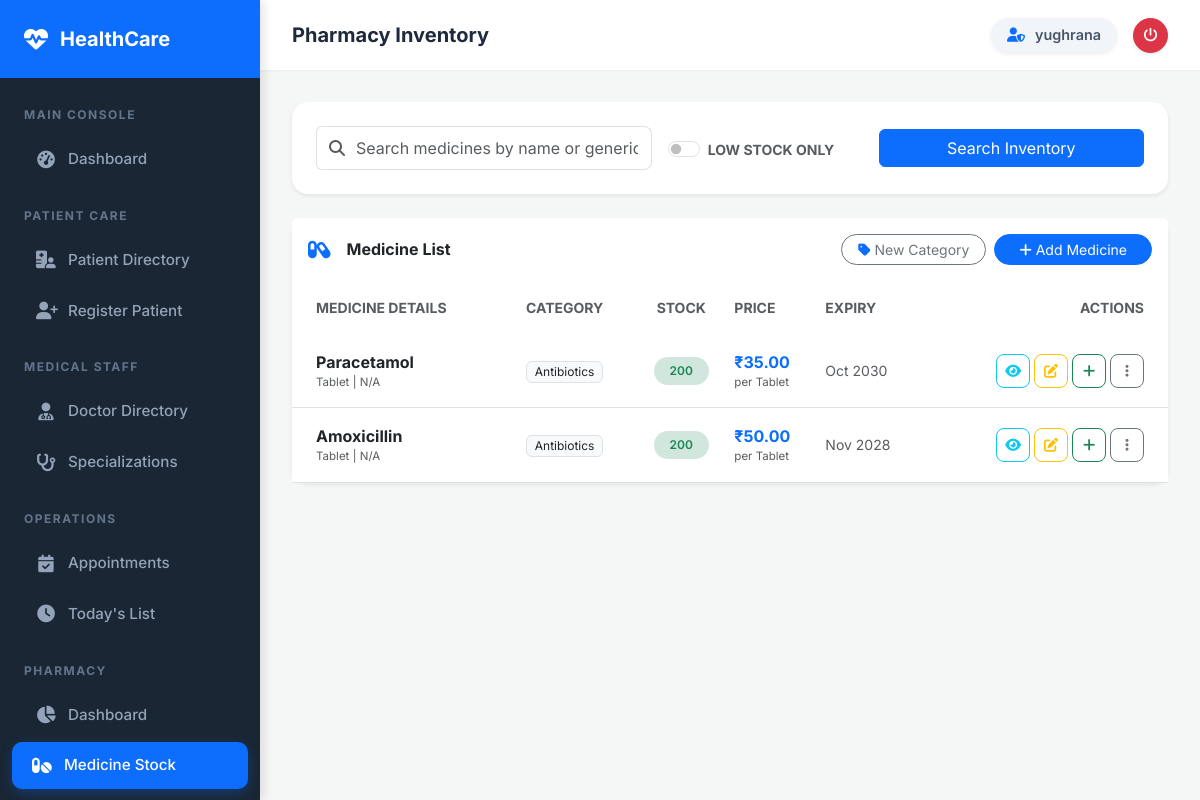
Screenshot of /pharmacy/medicines/ (signed in) with the database file from the repository.
### pharmacy/models.py (models this page shows, shortened)
class Medicine(models.Model):
    name = models.CharField(max_length=200)
    generic_name = models.CharField(max_length=200, blank=True)
    category = models.ForeignKey(MedicineCategory, on_delete=models.SET_NULL, null=True)
    manufacturer = models.CharField(max_length=200, blank=True)
    description = models.TextField(blank=True)
    dosage_form = models.CharField(max_length=100, blank=True, help_text="e.g. Tablet, Syrup, Injection")
    strength = models.CharField(max_length=100, blank=True, help_text="e.g. 500mg, 250mg/5ml")
    unit_price = models.DecimalField(max_digits=10, decimal_places=2, default=0)
    stock_quantity = models.IntegerField(default=0)
    reorder_level = models.IntegerField(default=10)
    expiry_date = models.DateField(null=True, blank=True)
    batch_number = models.CharField(max_length=50, blank=True)
    requires_prescription = models.BooleanField(default=False)
    is_active = models.BooleanField(default=True)
    created_at = models.DateTimeField(auto_now_add=True)
    updated_at = models.DateTimeField(auto_now=True)
    @property
    def is_low_stock(self):
        return self.stock_quantity <= self.reorder_level
    @property
    def is_expired(self):
        if self.expiry_date:
            from datetime import date
            return self.expiry_date < date.today()
        return False

class MedicineCategory(models.Model):
    name = models.CharField(max_length=100, unique=True)
    description = models.TextField(blank=True)
    class Meta:
        verbose_name_plural = "Medicine Categories"

### pharmacy/views.py (the view)
# urls.py: path('medicines/', views.medicine_list, name='medicine_list'),
@login_required
def medicine_list(request):
    query = request.GET.get('q', '')
    low_stock = request.GET.get('low_stock', '')
    medicines = Medicine.objects.select_related('category').filter(is_active=True)
    if query:
        medicines = medicines.filter(
            Q(name__icontains=query) |
            Q(generic_name__icontains=query) |
            Q(category__name__icontains=query)
        )
    if low_stock:
        medicines = [m for m in medicines if m.is_low_stock]
    return render(request, 'pharmacy/medicine_list.html', {
        'medicines': medicines, 'query': query, 'low_stock': low_stock
    })

### templates/pharmacy/medicine_list.html (shortened to what this page needs)
{% extends 'base/base.html' %}
{% block page_title %}Pharmacy Inventory{% endblock %}
{% block content %}
<div class="row mb-4">
    <div class="col-12">
        <div class="card shadow-sm border-0">
            <div class="card-body p-4">
                <form method="get" class="row align-items-center g-3">
                    <div class="col-md-5">
                        <div class="input-group">
                            <span class="input-group-text bg-white border-end-0 text-muted">
                                <i class="fas fa-search"></i>
                            </span>
                            <input type="text" name="q" class="form-control border-start-0 ps-0" placeholder="Search medicines by name or generic..." value="{{ query }}">
                        </div>
                    </div>
                    <div class="col-md-3">
                        <div class="form-check form-switch mt-1">
                            <input class="form-check-input" type="checkbox" name="low_stock" id="lowStock" {% if low_stock %}checked{% endif %} onchange="this.form.submit()">
                            <label class="form-check-label fw-bold text-muted small" for="lowStock">LOW STOCK ONLY</label>
                        </div>
                    </div>
                    <div class="col-md-4 d-flex gap-2">
                        <button class="btn btn-primary px-4 flex-fill" type="submit">Search Inventory</button>
                    </div>
                </form>
            </div>
        </div>
    </div>
</div>
<div class="card shadow-sm border-0">
    <div class="card-header bg-white py-3 border-0 d-flex justify-content-between align-items-center">
        <div class="d-flex align-items-center">
            <i class="fas fa-capsules text-primary fa-lg me-3"></i>
            <h6 class="mb-0 fw-bold">Medicine List</h6>
        </div>
        <div class="d-flex gap-2">
            <a href="{% url 'category_create' %}" class="btn btn-outline-secondary btn-sm rounded-pill px-3">
                <i class="fas fa-tag me-1 text-primary"></i>New Category
            </a>
            <a href="{% url 'medicine_create' %}" class="btn btn-primary btn-sm rounded-pill px-4">
                <i class="fas fa-plus me-1"></i>Add Medicine
            </a>
        </div>
    </div>
    <div class="card-body p-0">
        <div class="table-responsive">
            <table class="table table-hover align-middle mb-0">
                <thead class="bg-light">
                    <tr>
                        <th class="px-4 py-3 small text-uppercase text-muted border-0">Medicine Details</th>
                        <th class="py-3 small text-uppercase text-muted border-0">Category</th>
                        <th class="py-3 small text-uppercase text-muted border-0 text-center">Stock</th>
                        <th class="py-3 small text-uppercase text-muted border-0">Price</th>
                        <th class="py-3 small text-uppercase text-muted border-0">Expiry</th>
                        <th class="px-4 py-3 small text-uppercase text-muted border-0 text-end">Actions</th>
                    </tr>
                </thead>
                <tbody class="border-top-0">
                    {% for med in medicines %}
                    <tr class="{% if med.is_expired %}bg-danger-subtle{% elif med.is_low_stock %}bg-warning-subtle{% endif %}">
                        <td class="px-4 py-3">
                            <div class="fw-bold text-dark">
                                <a href="{% url 'medicine_detail' med.pk %}" class="text-decoration-none text-dark">{{ med.name }}</a>
                            </div>
                            <div class="text-muted extra-small">{{ med.dosage_form }} | {{ med.strength|default:"N/A" }}</div>
                        </td>
                        <td>
                            <span class="badge bg-light text-dark border small fw-normal">{{ med.category.name|default:"General" }}</span>
                        </td>
                        <td class="text-center">
                            {% if med.is_low_stock %}
                                <div class="badge bg-danger rounded-pill px-3 py-2 shadow-sm">
                                    <i class="fas fa-exclamation-triangle me-1"></i>{{ med.stock_quantity }}
                                </div>
                                <div class="extra-small text-danger fw-bold mt-1">LOW STOCK</div>
                            {% else %}
                                <div class="badge bg-success-subtle text-success rounded-pill px-3 py-2">
                                    {{ med.stock_quantity }}
                                </div>
                            {% endif %}
                        </td>
                        <td>
                            <div class="fw-bold text-primary">₹{{ med.unit_price }}</div>
                            <div class="extra-small text-muted">per {{ med.dosage_form|default:"unit" }}</div>
                        </td>
                        <td>
                            {% if med.expiry_date %}
                                <div class="small {% if med.is_expired %}text-danger fw-bold{% else %}text-muted{% endif %}">
                                    {{ med.expiry_date|date:"M Y" }}
                                </div>
                            {% else %}
                                <span class="text-muted opacity-50 small">- No date -</span>
                            {% endif %}
                        </td>
                        <td class="px-4 py-3 text-end">
                            <div class="d-flex justify-content-end gap-1">
                                <a href="{% url 'medicine_detail' med.pk %}" class="btn btn-sm btn-outline-info action-btn" data-bs-toggle="tooltip" title="View Details">
                                    <i class="fas fa-eye"></i>
                                </a>
                                <a href="{% url 'medicine_update' med.pk %}" class="btn btn-sm btn-outline-warning action-btn" data-bs-toggle="tooltip" title="Edit Medicine">
                                    <i class="fas fa-edit"></i>
                                </a>
                                <a href="{% url 'add_stock' med.pk %}" class="btn btn-sm btn-outline-success action-btn" data-bs-toggle="tooltip" title="Restock">
                                    <i class="fas fa-plus"></i>
                                </a>
                                <div class="dropdown">
                                    <button class="btn btn-sm btn-outline-secondary action-btn" type="button" data-bs-toggle="dropdown">
                                        <i class="fas fa-ellipsis-v"></i>
                                    </button>
                                </div>
                            </div>
                        </td>
                    </tr>
                    {% endfor %}
                </tbody>
            </table>
        </div>
    </div>
</div>
{% endblock %}

### templates/base/base.html (shortened to what this page needs)
{% load static %}
<!doctype html>
<html lang="en">
  <head>
    <link href="https://cdn.jsdelivr.net/npm/bootstrap@5.3.0/dist/css/bootstrap.min.css" rel="stylesheet" />
    <link href="https://cdnjs.cloudflare.com/ajax/libs/font-awesome/6.4.0/css/all.min.css" rel="stylesheet" />
    <link rel="stylesheet" href="{% static 'css/custom.css' %}" />
  </head>
  <body>
    {% if user.is_authenticated %}
    <div class="sidebar" id="sidebar">
      <div class="sidebar-brand">
        <i class="fas fa-heartbeat"></i>
        <span>HealthCare</span>
      </div>
      <nav class="mt-2 pb-5">
        <div class="nav-section">Main Console</div>
        <a href="{% url 'dashboard' %}" class="nav-link {% if request.resolver_match.url_name == 'dashboard' %}active{% endif %}">
          <i class="fas fa-tachometer-alt"></i> Dashboard
        </a>
        <div class="nav-section">Patient Care</div>
        <a href="{% url 'patient_list' %}" class="nav-link {% if request.resolver_match.url_name == 'patient_list' %}active{% endif %}">
          <i class="fas fa-hospital-user"></i> Patient Directory
        </a>
        <a href="{% url 'patient_create' %}" class="nav-link {% if request.resolver_match.url_name == 'patient_create' %}active{% endif %}">
          <i class="fas fa-user-plus"></i> Register Patient
        </a>
        <div class="nav-section">Medical Staff</div>
        <a href="{% url 'doctor_list' %}" class="nav-link {% if request.resolver_match.url_name == 'doctor_list' %}active{% endif %}">
          <i class="fas fa-user-md"></i> Doctor Directory
        </a>
        <a href="{% url 'specialization_list' %}" class="nav-link {% if 'specialization' in request.resolver_match.url_name %}active{% endif %}">
          <i class="fas fa-stethoscope"></i> Specializations
        </a>
        <div class="nav-section">Operations</div>
        <a href="{% url 'appointment_list' %}" class="nav-link {% if request.resolver_match.url_name == 'appointment_list' %}active{% endif %}">
          <i class="fas fa-calendar-check"></i> Appointments
        </a>
        <a href="{% url 'today_appointments' %}" class="nav-link {% if request.resolver_match.url_name == 'today_appointments' %}active{% endif %}">
          <i class="fas fa-clock"></i> Today's List
        </a>
        <div class="nav-section">Pharmacy</div>
        <a href="{% url 'pharmacy_dashboard' %}" class="nav-link {% if request.resolver_match.url_name == 'pharmacy_dashboard' %}active{% endif %}">
          <i class="fas fa-chart-pie"></i> Dashboard
        </a>
        <a href="{% url 'medicine_list' %}" class="nav-link {% if request.resolver_match.url_name == 'medicine_list' %}active{% endif %}">
          <i class="fas fa-pills"></i> Medicine Stock
        </a>
        <a href="{% url 'dispense_medicine' %}" class="nav-link {% if request.resolver_match.url_name == 'dispense_medicine' %}active{% endif %}">
        </a>
      </nav>
    </div>
    <div class="main-content">
      <div class="topbar">
        <div class="d-flex align-items-center">
            <span class="topbar-title">{% block page_title %}HealthCare Portal{% endblock %}</span>
        </div>
        <div class="d-flex align-items-center gap-3">
          <div class="user-badge shadow-sm">
            <i class="fas fa-user-shield"></i>
            <span>{{ user.get_full_name|default:user.username }}</span>
          </div>
          <a href="{% url 'logout' %}" class="btn btn-sm btn-danger rounded-circle p-2 shadow-sm" style="width: 35px; height: 35px; display: flex; align-items: center; justify-content: center;">
            <i class="fas fa-power-off"></i>
          </a>
        </div>
      </div>
      <div class="page-content">
        {% block content %}{% endblock %}
      </div>
    </div>
    {% else %}
        {% block public_content %}{% endblock %}
    {% endif %}
  </body>
</html>

### static/css/custom.css (style rules this page uses)
body { font-family: 'Segoe UI', Tahoma, Geneva, Verdana, sans-serif; }
.form-control, .form-select { border-radius: 8px; border: 1px solid #dee2e6; padding: 9px 13px; transition: border-color 0.2s, box-shadow 0.2s; }
.sidebar .nav-link.active { border-left: 3px solid #0d6efd; padding-left: 17px; }

### templates/base/base.html (style rules this page uses)
:root { --primary-color: #0d6efd; --sidebar-bg: #1a2634; --sidebar-width: 260px; --topbar-height: 70px; }
body { background: #f4f7f6; font-family: 'Inter', system-ui, -apple-system, sans-serif; color: #334155; overflow-x: hidden; }
.sidebar { position: fixed; top: 0; left: 0; height: 100vh; width: var(--sidebar-width); background: var(--sidebar-bg); z-index: 1050; overflow-y: auto; transition: all 0.3s cubic-bezier(0.4, 0, 0.2, 1); box-shadow: 4px 0 10px rgba(0,0,0,0.1); }
.sidebar-brand { padding: 24px; background: var(--primary-color); color: white; font-size: 1.25rem; font-weight: 700; display: flex; align-items: center; gap: 12px; }
.sidebar-brand i { font-size: 1.5rem; }
.nav-section { padding: 20px 24px 8px; font-size: 0.75rem; color: #64748b; text-transform: uppercase; letter-spacing: 1.5px; font-weight: 700; }
.sidebar .nav-link { color: #94a3b8; padding: 12px 24px; margin: 4px 12px; border-radius: 10px; display: flex; align-items: center; gap: 12px; font-size: 0.95rem; font-weight: 500; transition: all 0.2s ease; text-decoration: none; }
.sidebar .nav-link.active { background: var(--primary-color); color: #fff; box-shadow: 0 4px 12px rgba(13, 110, 253, 0.3); }
.sidebar .nav-link i { width: 20px; text-align: center; font-size: 1.1rem; }
.main-content { margin-left: var(--sidebar-width); min-height: 100vh; transition: all 0.3s; overflow-x: hidden; }
.topbar { background: #fff; height: var(--topbar-height); padding: 0 32px; box-shadow: 0 1px 3px rgba(0, 0, 0, 0.05); display: flex; justify-content: space-between; align-items: center; position: sticky; top: 0; z-index: 1000; }
.topbar-title { font-weight: 700; color: #1e293b; font-size: 1.25rem; }
.page-content { padding: 32px; }
.card { border: none; border-radius: 16px; box-shadow: 0 4px 20px rgba(0, 0, 0, 0.05); transition: transform 0.2s; }
.user-badge { background: #f1f5f9; padding: 6px 16px; border-radius: 50px; display: flex; align-items: center; gap: 10px; font-weight: 600; color: #475569; font-size: 0.9rem; }
.user-badge i { color: var(--primary-color); }

### templates/pharmacy/medicine_list.html (style rules this page uses)
.extra-small { font-size: 0.72rem; }
.action-btn { width: 34px; height: 34px; display: inline-flex; align-items: center; justify-content: center; border-radius: 8px; transition: all 0.2s; }
.badge { font-weight: 600; font-size: 0.75rem; }
.table-responsive { overflow-x: auto; -webkit-overflow-scrolling: touch; }

### rows the page displays
Medicine: name "Paracetamol", dosage_form "Tablet", strength "N/A", category.name "Antibiotics", stock_quantity "200", unit_price "35.00", expiry_date "Oct 2030"
Medicine: name "Amoxicillin", dosage_form "Tablet", strength "N/A", category.name "Antibiotics", stock_quantity "200", unit_price "50.00", expiry_date "Nov 2028"

### other values shown
{{ user.get_full_name|default:user.username }} "yughrana"
